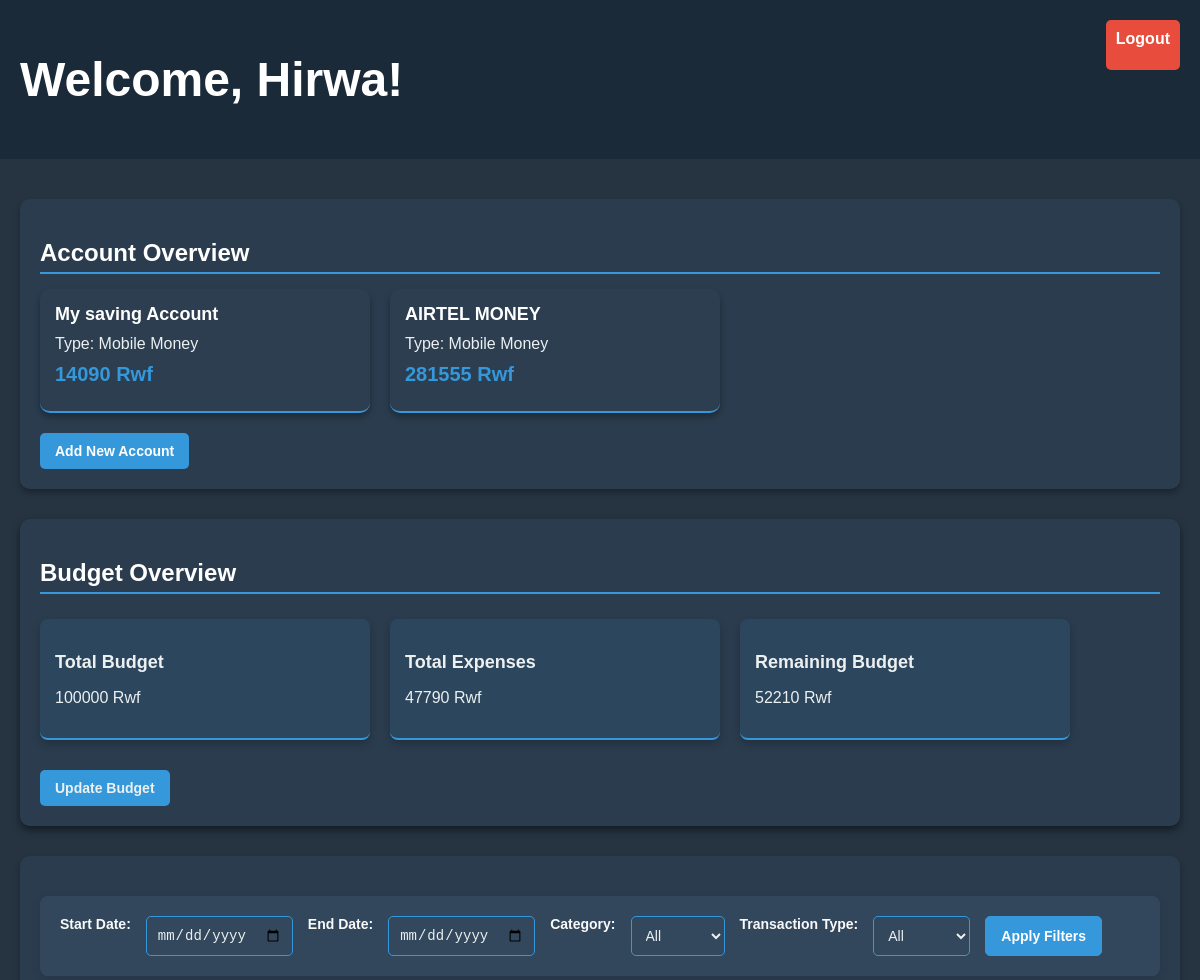
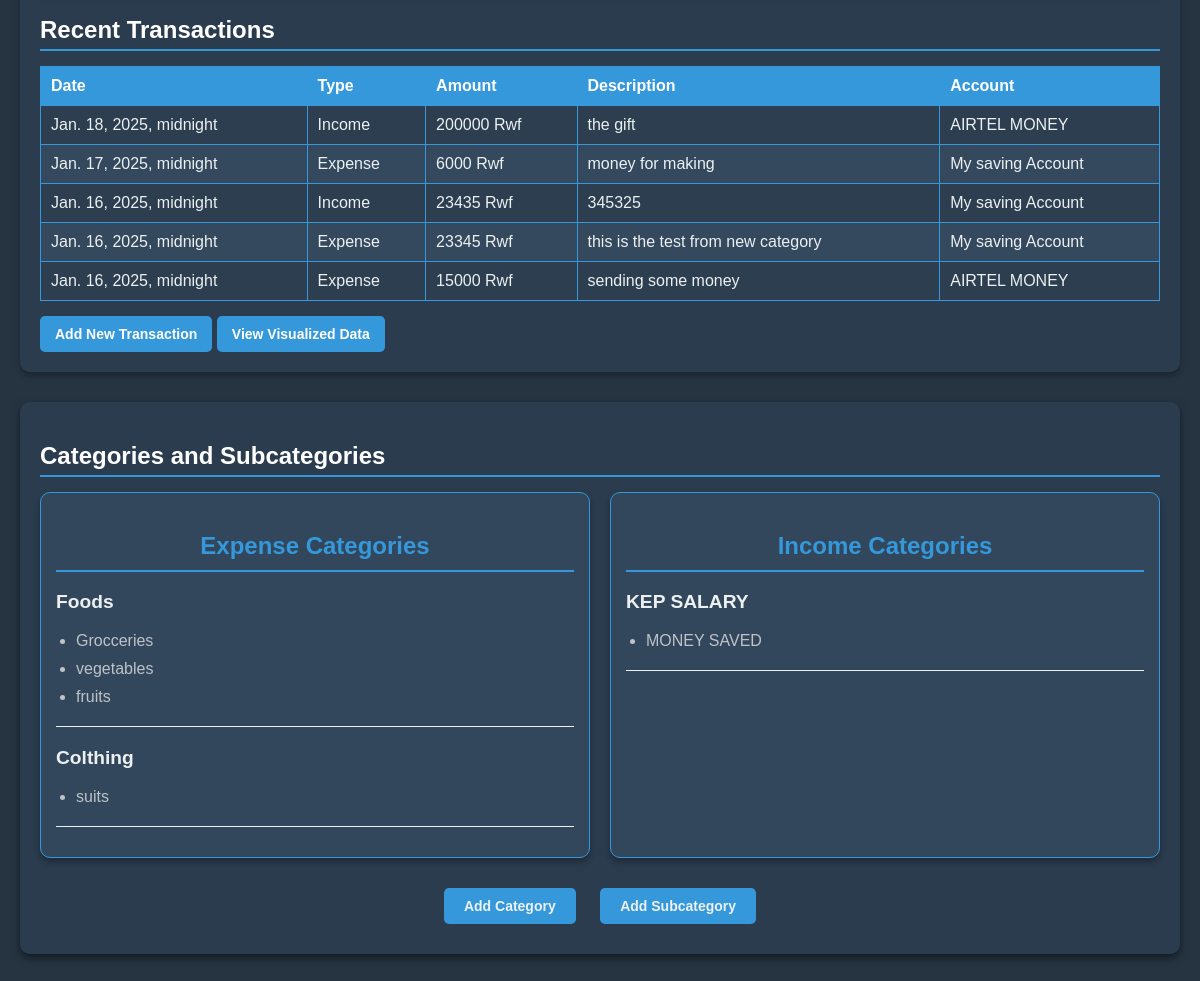
The app's page /home/ (signed in) with its own data (2 pictures, top to bottom).
### Sapp/models.py (models this page shows, shortened)
class Account(models.Model):
    ACCOUNT_TYPES = [
        ('bank', 'Bank'),
        ('mobile_money', 'Mobile Money'),
        ('cash', 'Cash'),
    ]
    user = models.ForeignKey(User, on_delete=models.CASCADE)  # Link account to a user
    name = models.CharField(max_length=100)  # e.g., "My Bank Account"
    account_type = models.CharField(max_length=20, choices=ACCOUNT_TYPES)
    balance = models.DecimalField(max_digits=12, decimal_places=0, default=0)  # Rwf balance

class Budget(models.Model):
    user = models.OneToOneField(User, on_delete=models.CASCADE)
    total_budget = models.DecimalField(max_digits=12, decimal_places=0, default=0)
    categories = models.ManyToManyField(Category, through='CategoryBudget')
    created_at = models.DateTimeField(auto_now_add=True)
    start_date = models.DateField(default=now)  # Optional: Add periodic budgets
    end_date = models.DateField(null=True, blank=True)

class Transaction(models.Model):
    TRANSACTION_TYPES = [
        ('income', 'Income'),
        ('expense', 'Expense'),
    ]
    TRANSACTION_STATUSES = [
        ('pending', 'Pending'),
        ('completed', 'Completed'),
        ('cancelled', 'Cancelled'),
    ]
    account = models.ForeignKey(Account, on_delete=models.CASCADE)
    transaction_type = models.CharField(max_length=10, choices=TRANSACTION_TYPES)
    amount = models.DecimalField(max_digits=12, decimal_places=0)
    description = models.TextField(blank=True, null=True)
    category = models.ForeignKey(Category, on_delete=models.CASCADE)
    subcategory = models.ForeignKey(Subcategory, on_delete=models.CASCADE, blank=True, null=True)
    date = models.DateTimeField(default=now)  # Automatically set to the current datetime
    status = models.CharField(max_length=10, choices=TRANSACTION_STATUSES, default='completed')
    is_deleted = models.BooleanField(default=False)  # For soft deletion
    class Meta:
        indexes = [
            models.Index(fields=['date']),
            models.Index(fields=['transaction_type']),
        ]

class Category(models.Model):
    CATEGORY_TYPES = [
        ('income', 'Income'),
        ('expense', 'Expense'),
    ]
    name = models.CharField(max_length=100, unique=True)
    type = models.CharField(max_length=10, choices=CATEGORY_TYPES)  # Income or Expense
    created_at = models.DateTimeField(auto_now_add=True)

class Subcategory(models.Model):
    name = models.CharField(max_length=100)
    category = models.ForeignKey(Category, on_delete=models.CASCADE, related_name="subcategories")
    created_at = models.DateTimeField(auto_now_add=True)
    class Meta:
        constraints = [
            models.UniqueConstraint(fields=['name', 'category'], name='unique_subcategory_per_category')
        ]

### Sapp/views.py (the view)
# urls.py: path('home/', views.home_view, name='home'),
@login_required
def home_view(request):
    start_date = request.GET.get('start_date')
    end_date = request.GET.get('end_date')
    category = request.GET.get('category')
    transaction_type = request.GET.get('transaction_type')
    accounts = Account.objects.filter(user=request.user)
    transactions = Transaction.objects.filter(account__user=request.user)
    if start_date:
        transactions = transactions.filter(date__gte=start_date)
    if end_date:
        transactions = transactions.filter(date__lte=end_date)
    if category:
        transactions = transactions.filter(category_id=category)
    if transaction_type:
        transactions = transactions.filter(transaction_type=transaction_type)
    transactions = transactions.order_by('-date')[:5]
    try:
        budget = Budget.objects.get(user=request.user)
    except Budget.DoesNotExist:
        budget = None
    total_expenses = Transaction.objects.filter(
        account__user=request.user,
        transaction_type='expense',
        is_deleted=False
    ).aggregate(Sum('amount'))['amount__sum'] or 0
    remaining_budget = budget.total_budget - total_expenses if budget else None
    budget_overrun = False
    if remaining_budget and remaining_budget < 0:
        budget_overrun = True
    expense_categories = Category.objects.filter(type='expense').prefetch_related('subcategories')
    income_categories = Category.objects.filter(type='income').prefetch_related('subcategories')
    context = {
        'accounts': accounts,
        'transactions': transactions,
        'budget': budget,
        'total_expenses': total_expenses,
        'remaining_budget': remaining_budget,
        'budget_overrun': budget_overrun,
        'expense_categories': expense_categories,
        'income_categories': income_categories,
        'start_date': start_date,
        'end_date': end_date,
        'category': category,
        'transaction_type': transaction_type,
    }
    return render(request, 'home.html', context)

### templates/home.html (shortened to what this page needs)
{% load static %}
<!DOCTYPE html>
<html lang="en">
<head>
    <link rel="stylesheet" href="{% static 'assets/css/dashboard.css' %}">
</head>
<body>
    <header>
        <h1>Welcome, {{ user.first_name }}!</h1>
        <a href="/logout" class="btn logout">Logout</a>
    </header>
    <main>
        <section class="account-overview">
            <h2>Account Overview</h2>
            <div class="account-cards">
                {% for account in accounts %}
                    <div class="account-card {% if account.balance < 0 %}negative{% else %}positive{% endif %}">
                        <h3>{{ account.name }}</h3>
                        <p>Type: {{ account.get_account_type_display }}</p>
                        <p class="balance">{{ account.balance }} Rwf</p>
                    </div>
                {% empty %}
                    <p>No accounts added yet.</p>
                {% endfor %}
            </div>
            <a href="{% url 'add_account' %}" class="btn btn-primary">Add New Account</a>
        </section>
        <section class="budget-overview">
            <h2>Budget Overview</h2>
            {% if budget %}
                <div class="budget-card-overview">
                    <div class="card">
                        <h3>Total Budget</h3>
                        <p>{{ budget.total_budget }} Rwf</p>
                    </div>
                    <div class="card">
                        <h3>Total Expenses</h3>
                        <p>{{ total_expenses }} Rwf</p>
                    </div>
                    <div class="card">
                        <h3>Remaining Budget</h3>
                        <p>
                            {% if remaining_budget < 0 %}
                                <span class="over-budget" id="remaining-budget">{{ remaining_budget }} Rwf (Over Budget!)</span>
                            {% else %}
                                <span id="remaining-budget">{{ remaining_budget }} Rwf</span>
                            {% endif %}
                        </p>
                    </div>
                </div>
                <a href="{% url 'manage_budget' %}" class="btn btn-primary">Update Budget</a>
            {% else %}
                <p>No budget set. <a href="{% url 'manage_budget' %}">Set a Budget</a></p>
            {% endif %}
        </section>
        <section class="recent-transactions">
            <form method="GET" action="{% url 'home' %}">
                <label for="start_date">Start Date:</label>
                <input type="date" id="start_date" name="start_date" value="{{ start_date }}">
                <label for="end_date">End Date:</label>
                <input type="date" id="end_date" name="end_date" value="{{ end_date }}">
                <label for="category">Category:</label>
                <select id="category" name="category">
                    <option value="">All</option>
                </select>
                <label for="transaction_type">Transaction Type:</label>
                <select id="transaction_type" name="transaction_type">
                    <option value="">All</option>
                </select>
                <button type="submit" class="btn">Apply Filters</button>
            </form>
            <h2>Recent Transactions</h2>
            <table>
                <thead>
                    <tr>
                        <th>Date</th>
                        <th>Type</th>
                        <th>Amount</th>
                        <th>Description</th>
                        <th>Account</th>
                    </tr>
                </thead>
                <tbody>
                    {% for transaction in transactions %}
                        <tr>
                            <td>{{ transaction.date }}</td>
                            <td>{{ transaction.get_transaction_type_display }}</td>
                            <td class="amount">{{ transaction.amount }} Rwf</td>
                            <td>{{ transaction.description|default:"N/A" }}</td>
                            <td>{{ transaction.account.name }}</td>
                        </tr>
                    {% empty %}
                        <tr>
                            <td colspan="5">No transactions found.</td>
                        </tr>
                    {% endfor %}
                </tbody>
            </table>
            <a href="{% url 'add_transaction' %}" class="btn btn-primary">Add New Transaction</a>
            <a href="{% url 'transaction_summary' %}" class="btn btn-primary">View Visualized Data</a>
        </section>
        <section class="categories-overview">
            <h2>Categories and Subcategories</h2>
            <div class="categories-container">
                <div class="category-group expense-categories">
                    <h3>Expense Categories</h3>
                    {% for category in expense_categories %}
                        <div class="category-item">
                            <p class="category-name">{{ category.name }}</p>
                            {% if category.subcategories.exists %}
                                <ul class="subcategory-list">
                                    {% for subcategory in category.subcategories.all %}
                                        <li>{{ subcategory.name }}</li>
                                    {% endfor %}
                                </ul>
                            {% else %}
                                <p class="no-subcategories">No subcategories available.</p>
                            {% endif %}
                        </div>
                    {% endfor %}
                </div>
                <div class="category-group income-categories">
                    <h3>Income Categories</h3>
                    {% for category in income_categories %}
                        <div class="category-item">
                            <p class="category-name">{{ category.name }}</p>
                            {% if category.subcategories.exists %}
                                <ul class="subcategory-list">
                                    {% for subcategory in category.subcategories.all %}
                                        <li>{{ subcategory.name }}</li>
                                    {% endfor %}
                                </ul>
                            {% else %}
                                <p class="no-subcategories">No subcategories available.</p>
                            {% endif %}
                        </div>
                    {% endfor %}
                </div>
            </div>
            <div class="category-actions">
                <a href="{% url 'add_category' %}" class="btn btn-primary">Add Category</a>
                <a href="{% url 'add_subcategory' %}" class="btn btn-primary">Add Subcategory</a>
            </div>
        </section>
    </main>
</body>
</html>

### records on screen
Account: name "My saving Account", account_type "Mobile Money", balance "14090"
Account: name "AIRTEL MONEY", account_type "Mobile Money", balance "281555"
Budget: total_budget "100000"
Category: name "Foods"
Subcategory: name "Grocceries"
Subcategory: name "vegetables"
Subcategory: name "fruits"
Category: name "Colthing"
Subcategory: name "suits"
Category: name "KEP SALARY"
Subcategory: name "MONEY SAVED"

### other values on screen
{{ user.first_name }} "Hirwa"
{{ total_expenses }} "47790"
{{ remaining_budget }} "52210"
